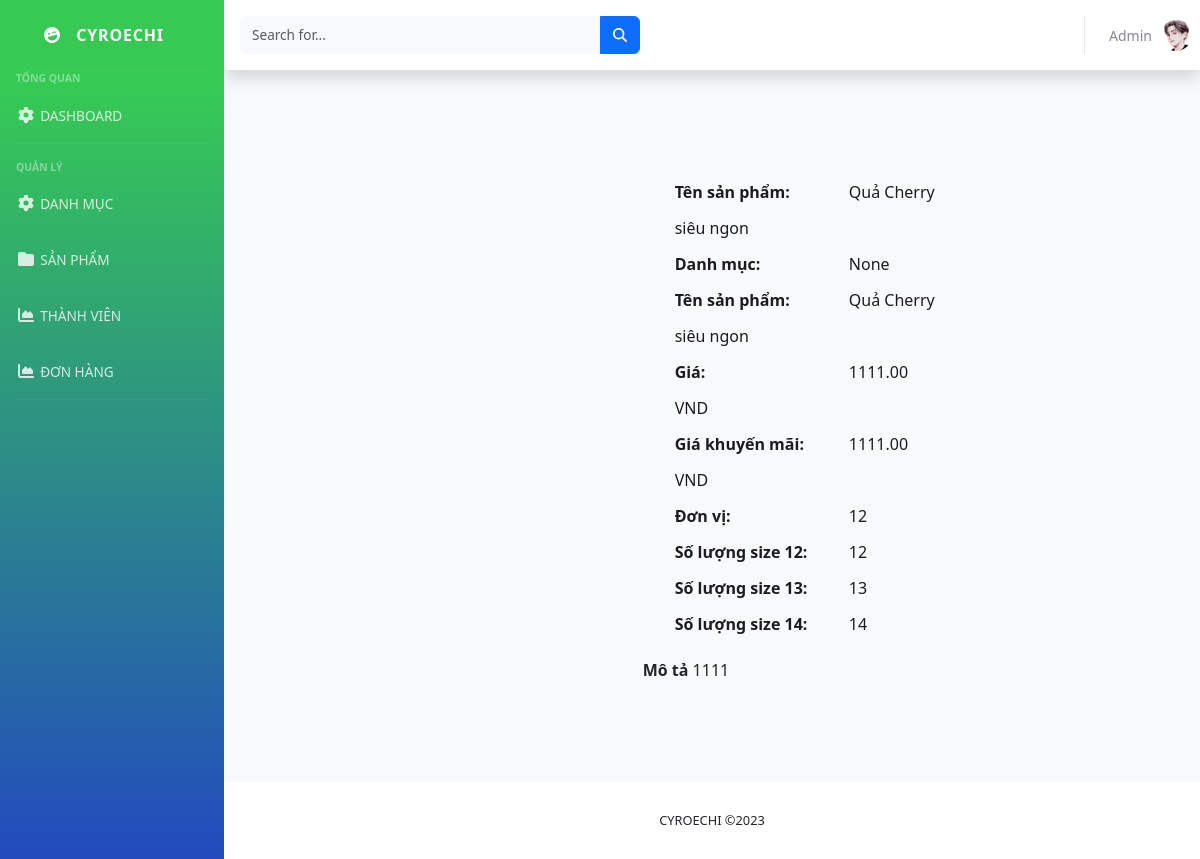
The page /viewProduct/?id=73 on the database as committed earlier.
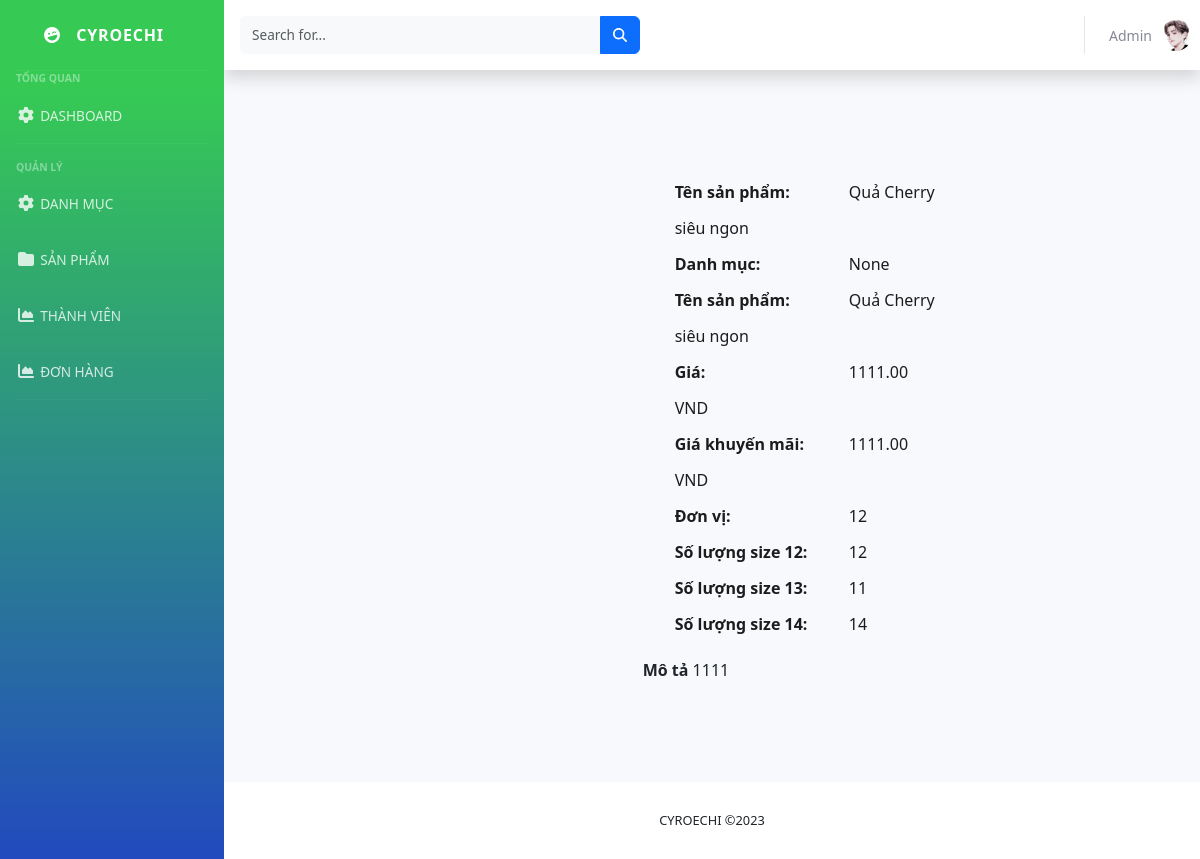
The same page on the database as committed later.
### app/models.py (models this page shows, shortened)
class Size(models.Model):
    product = models.ForeignKey(Product, related_name='sizes', on_delete=models.CASCADE)
    size = models.IntegerField(default=0)
    quantity = models.PositiveIntegerField()
    class Meta:
        unique_together = ('product', 'size')

### app/python/admin/manage_product.py (the view)
# urls.py: path('viewProduct/', views.viewProduct, name="viewProduct"),
def viewProduct(request):
    id = request.GET.get('id', '')  # lấy id khi người dùng vlick vào sản phẩm nào đó
    user = request.user
    print(user)
    product = get_object_or_404(Product, id=id)
    sizes = Size.objects.filter(product=product)
    context = {'product': product,
               'sizes': sizes,
               }
    return render(request, 'admin/view_product.html', context)

### app/models.py (called while the page is built)
    @property
    def ImageURL(self):
        try:
            url = self.image.url
        except:
            url = ''
        return url

### app/templates/admin/view_product.html (shortened to what this page needs)
{% extends 'admin/manage.html' %}
{% load static %}
{% block blog-product %}
    <section class="product-details spad">
        <div class="container">
            <div class="row">
                <div class="col-lg-5 col-md-5">
                    <div class="product__details__pic">
                        <div class="product__details__pic__item">
                        </div>
                    </div>
                </div>
                <div class="col-lg-4 col-md-4">
                    <div class="product__details__text">
                        <ul style="border-top: 0; padding-top: 0; margin-top: 0;">
                            <li><b>Tên sản phẩm: </b> <span>{{product.name}}</span></li>
                            <li><b>Danh mục: </b> <span>{{product.category.name}}</span></li>
                            <li><b>Tên sản phẩm: </b> <span>{{product.name}}</span></li>
                            <li><b>Giá: </b> <span>{{product.price | floatformat:2}} VND</span></li>
                            <li><b>Giá khuyến mãi: </b> <span>{{product.price_sale | floatformat:2}} VND</span></li>
                            <li><b>Đơn vị:  </b> <span>{{product.unit}}</span></li>
                            {% for size in sizes %}
                                <li><b>Số lượng size {{ size.size }}:  </b> <span>{{size.quantity}}</span></li>
                            {% endfor %}
                        </ul>
                    </div>
                    <div class="product__details__text">
                        <b>Mô tả</b>
                        <span>{{product.describe}}</span>
                    </div>
                </div>
            </div>
        </div>
    </section>
{% endblock blog-product %}

Rows that differ between the two databases and show on the page:
changed Size (number 2 of 3 on the later page): quantity "13" → "11"
